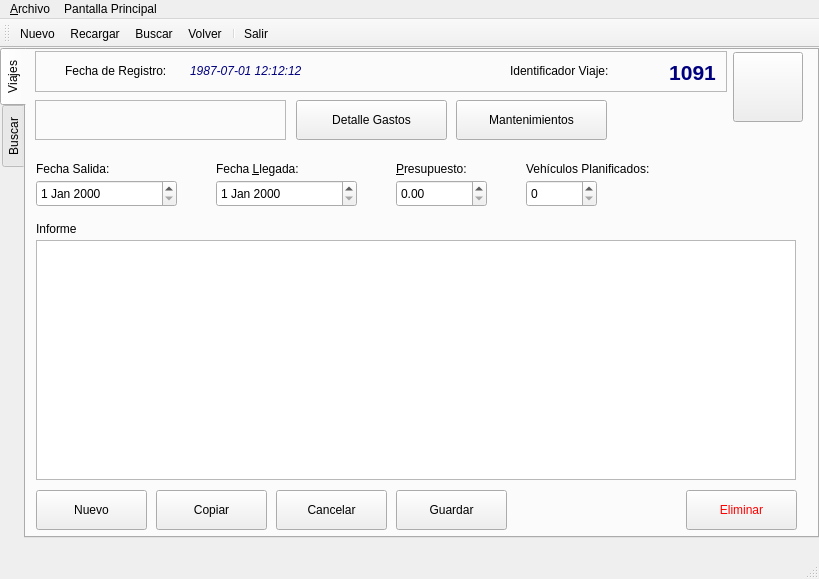
<?xml version="1.0" encoding="UTF-8"?>
<ui version="4.0">
 <class>frmViaje</class>
 <widget class="QMainWindow" name="frmViaje">
  <property name="geometry">
   <rect>
    <x>0</x>
    <y>0</y>
    <width>819</width>
    <height>579</height>
   </rect>
  </property>
  <property name="acceptDrops">
   <bool>true</bool>
  </property>
  <property name="windowTitle">
   <string>Viajes Mantenimientos</string>
  </property>
  <property name="windowIcon">
   <iconset resource="polaris.qrc">
    <normaloff>:/Icons/icons/gear.png</normaloff>:/Icons/icons/gear.png</iconset>
  </property>
  <property name="documentMode">
   <bool>false</bool>
  </property>
  <property name="tabShape">
   <enum>QTabWidget::Rounded</enum>
  </property>
  <widget class="QWidget" name="centralwidget">
   <widget class="QTabWidget" name="tab_viaje">
    <property name="geometry">
     <rect>
      <x>0</x>
      <y>0</y>
      <width>819</width>
      <height>490</height>
     </rect>
    </property>
    <property name="toolTip">
     <string notr="true"/>
    </property>
    <property name="styleSheet">
     <string notr="true"/>
    </property>
    <property name="tabPosition">
     <enum>QTabWidget::West</enum>
    </property>
    <property name="currentIndex">
     <number>0</number>
    </property>
    <property name="iconSize">
     <size>
      <width>16</width>
      <height>16</height>
     </size>
    </property>
    <property name="documentMode">
     <bool>false</bool>
    </property>
    <property name="tabsClosable">
     <bool>false</bool>
    </property>
    <property name="movable">
     <bool>true</bool>
    </property>
    <widget class="QWidget" name="tab_formulario">
     <attribute name="icon">
      <iconset>
       <normalon>:/Icons/icons/flag_black.png</normalon>
      </iconset>
     </attribute>
     <attribute name="title">
      <string>Viajes</string>
     </attribute>
     <widget class="QFrame" name="frame">
      <property name="geometry">
       <rect>
        <x>9</x>
        <y>1</y>
        <width>692</width>
        <height>41</height>
       </rect>
      </property>
      <property name="frameShape">
       <enum>QFrame::StyledPanel</enum>
      </property>
      <property name="frameShadow">
       <enum>QFrame::Raised</enum>
      </property>
      <widget class="QLabel" name="lbl_id_viajea">
       <property name="geometry">
        <rect>
         <x>475</x>
         <y>10</y>
         <width>141</width>
         <height>20</height>
        </rect>
       </property>
       <property name="text">
        <string>Identificador Viaje:</string>
       </property>
      </widget>
      <widget class="QLabel" name="lbl_id_viajeb">
       <property name="geometry">
        <rect>
         <x>612</x>
         <y>6</y>
         <width>91</width>
         <height>31</height>
        </rect>
       </property>
       <property name="toolTip">
        <string>Identificador del Viaje</string>
       </property>
       <property name="text">
        <string>&lt;html&gt;&lt;head/&gt;&lt;body&gt;&lt;p align=&quot;center&quot;&gt;&lt;span style=&quot; font-size:16pt; font-weight:600; color:#00007f;&quot;&gt;1091&lt;/span&gt;&lt;/p&gt;&lt;/body&gt;&lt;/html&gt;</string>
       </property>
      </widget>
      <widget class="QLabel" name="lbl_fecha_registroa">
       <property name="geometry">
        <rect>
         <x>30</x>
         <y>10</y>
         <width>131</width>
         <height>20</height>
        </rect>
       </property>
       <property name="text">
        <string>Fecha de Registro:</string>
       </property>
      </widget>
      <widget class="QLabel" name="lbl_fecha_registrob">
       <property name="geometry">
        <rect>
         <x>155</x>
         <y>10</y>
         <width>151</width>
         <height>20</height>
        </rect>
       </property>
       <property name="toolTip">
        <string>Fecha de Registro en el sistema</string>
       </property>
       <property name="text">
        <string>&lt;html&gt;&lt;head/&gt;&lt;body&gt;&lt;p&gt;&lt;span style=&quot; font-style:italic; color:#00007f;&quot;&gt;1987-07-01 12:12:12&lt;/span&gt;&lt;/p&gt;&lt;/body&gt;&lt;/html&gt;</string>
       </property>
      </widget>
     </widget>
     <widget class="QLabel" name="lbl_fecha_salida">
      <property name="geometry">
       <rect>
        <x>10</x>
        <y>110</y>
        <width>91</width>
        <height>17</height>
       </rect>
      </property>
      <property name="text">
       <string>Fecha Salida:</string>
      </property>
      <property name="buddy">
       <cstring>cmb_fecha_salida</cstring>
      </property>
     </widget>
     <widget class="QLabel" name="lbl_fecha_llegada">
      <property name="geometry">
       <rect>
        <x>190</x>
        <y>110</y>
        <width>101</width>
        <height>17</height>
       </rect>
      </property>
      <property name="text">
       <string>Fecha &amp;Llegada:</string>
      </property>
      <property name="buddy">
       <cstring>cmb_fecha_llegada</cstring>
      </property>
     </widget>
     <widget class="QDateEdit" name="cmb_fecha_salida">
      <property name="geometry">
       <rect>
        <x>10</x>
        <y>130</y>
        <width>141</width>
        <height>27</height>
       </rect>
      </property>
     </widget>
     <widget class="QDateEdit" name="cmb_fecha_llegada">
      <property name="geometry">
       <rect>
        <x>190</x>
        <y>130</y>
        <width>141</width>
        <height>27</height>
       </rect>
      </property>
     </widget>
     <widget class="QLabel" name="lbl_vehi_planif">
      <property name="geometry">
       <rect>
        <x>500</x>
        <y>110</y>
        <width>171</width>
        <height>17</height>
       </rect>
      </property>
      <property name="text">
       <string>Vehículos Planificados:</string>
      </property>
      <property name="buddy">
       <cstring>cmb_vehiculos_planificados</cstring>
      </property>
     </widget>
     <widget class="QSpinBox" name="cmb_vehiculos_planificados">
      <property name="geometry">
       <rect>
        <x>500</x>
        <y>130</y>
        <width>71</width>
        <height>27</height>
       </rect>
      </property>
      <property name="maximum">
       <number>99</number>
      </property>
     </widget>
     <widget class="QDoubleSpinBox" name="cmb_presupuesto">
      <property name="geometry">
       <rect>
        <x>370</x>
        <y>130</y>
        <width>91</width>
        <height>27</height>
       </rect>
      </property>
      <property name="maximum">
       <double>999.990000000000009</double>
      </property>
     </widget>
     <widget class="QLabel" name="lbl_presupuesto">
      <property name="geometry">
       <rect>
        <x>370</x>
        <y>110</y>
        <width>101</width>
        <height>17</height>
       </rect>
      </property>
      <property name="text">
       <string>&amp;Presupuesto:</string>
      </property>
      <property name="buddy">
       <cstring>cmb_presupuesto</cstring>
      </property>
     </widget>
     <widget class="QLabel" name="lbl_informea">
      <property name="geometry">
       <rect>
        <x>10</x>
        <y>170</y>
        <width>101</width>
        <height>17</height>
       </rect>
      </property>
      <property name="text">
       <string>Informe</string>
      </property>
     </widget>
     <widget class="QPushButton" name="btn_guardar">
      <property name="geometry">
       <rect>
        <x>370</x>
        <y>440</y>
        <width>111</width>
        <height>40</height>
       </rect>
      </property>
      <property name="text">
       <string>Guardar</string>
      </property>
      <property name="icon">
       <iconset resource="polaris.qrc">
        <normaloff>:/Icons/icons/filesave.png</normaloff>:/Icons/icons/filesave.png</iconset>
      </property>
     </widget>
     <widget class="QPushButton" name="btn_cancelar">
      <property name="geometry">
       <rect>
        <x>250</x>
        <y>440</y>
        <width>111</width>
        <height>40</height>
       </rect>
      </property>
      <property name="text">
       <string>Cancelar</string>
      </property>
      <property name="icon">
       <iconset>
        <normaloff>:/Icons/icons/button_cancel.png</normaloff>
        <normalon>:/Icons/icons/mail_delete.png</normalon>:/Icons/icons/button_cancel.png</iconset>
      </property>
     </widget>
     <widget class="QPushButton" name="btn_copiar">
      <property name="geometry">
       <rect>
        <x>130</x>
        <y>440</y>
        <width>111</width>
        <height>40</height>
       </rect>
      </property>
      <property name="text">
       <string>Copiar</string>
      </property>
      <property name="icon">
       <iconset>
        <normaloff>:/Icons/icons/document_multiple.png</normaloff>
        <normalon>:/Icons/icons/editpaste.png</normalon>:/Icons/icons/document_multiple.png</iconset>
      </property>
     </widget>
     <widget class="QPushButton" name="btn_nuevo">
      <property name="geometry">
       <rect>
        <x>10</x>
        <y>440</y>
        <width>111</width>
        <height>40</height>
       </rect>
      </property>
      <property name="text">
       <string>Nuevo</string>
      </property>
      <property name="icon">
       <iconset>
        <normalon>:/Icons/icons/filenew.png</normalon>
       </iconset>
      </property>
     </widget>
     <widget class="QTextEdit" name="rtxt_informe">
      <property name="geometry">
       <rect>
        <x>10</x>
        <y>190</y>
        <width>760</width>
        <height>240</height>
       </rect>
      </property>
      <property name="toolTip">
       <string>Contenido del Informe,
elaborado por la persona 
que realiza el viaje</string>
      </property>
     </widget>
     <widget class="QPushButton" name="btn_home">
      <property name="geometry">
       <rect>
        <x>707</x>
        <y>2</y>
        <width>70</width>
        <height>70</height>
       </rect>
      </property>
      <property name="toolTip">
       <string>Regreasar al Panel de Control</string>
      </property>
      <property name="text">
       <string/>
      </property>
      <property name="icon">
       <iconset>
        <normalon>:/Icons/icons/folder_home2.png</normalon>
       </iconset>
      </property>
      <property name="iconSize">
       <size>
        <width>56</width>
        <height>56</height>
       </size>
      </property>
     </widget>
     <widget class="QPushButton" name="btn_primero">
      <property name="geometry">
       <rect>
        <x>17</x>
        <y>50</y>
        <width>41</width>
        <height>41</height>
       </rect>
      </property>
      <property name="toolTip">
       <string comment="Primer Registro">&lt;html&gt;&lt;head/&gt;&lt;body&gt;&lt;p&gt;Primer Registro&lt;/p&gt;&lt;/body&gt;&lt;/html&gt;</string>
      </property>
      <property name="text">
       <string/>
      </property>
      <property name="icon">
       <iconset>
        <normalon>:/Icons/icons/start.png</normalon>
       </iconset>
      </property>
      <property name="iconSize">
       <size>
        <width>32</width>
        <height>32</height>
       </size>
      </property>
      <property name="autoDefault">
       <bool>false</bool>
      </property>
      <property name="default">
       <bool>false</bool>
      </property>
      <property name="flat">
       <bool>true</bool>
      </property>
     </widget>
     <widget class="QPushButton" name="btn_anterior">
      <property name="geometry">
       <rect>
        <x>67</x>
        <y>50</y>
        <width>41</width>
        <height>41</height>
       </rect>
      </property>
      <property name="toolTip">
       <string>&lt;html&gt;&lt;head/&gt;&lt;body&gt;&lt;p&gt;Registro Anterior&lt;/p&gt;&lt;/body&gt;&lt;/html&gt;</string>
      </property>
      <property name="text">
       <string/>
      </property>
      <property name="icon">
       <iconset>
        <normalon>:/Icons/icons/previous.png</normalon>
       </iconset>
      </property>
      <property name="iconSize">
       <size>
        <width>32</width>
        <height>32</height>
       </size>
      </property>
      <property name="autoDefault">
       <bool>false</bool>
      </property>
      <property name="default">
       <bool>false</bool>
      </property>
      <property name="flat">
       <bool>true</bool>
      </property>
     </widget>
     <widget class="QPushButton" name="btn_siguiente">
      <property name="geometry">
       <rect>
        <x>157</x>
        <y>50</y>
        <width>41</width>
        <height>41</height>
       </rect>
      </property>
      <property name="toolTip">
       <string>&lt;html&gt;&lt;head/&gt;&lt;body&gt;&lt;p&gt;Siguiente Registro&lt;/p&gt;&lt;/body&gt;&lt;/html&gt;</string>
      </property>
      <property name="text">
       <string/>
      </property>
      <property name="icon">
       <iconset>
        <normalon>:/Icons/icons/forward.png</normalon>
       </iconset>
      </property>
      <property name="iconSize">
       <size>
        <width>32</width>
        <height>32</height>
       </size>
      </property>
      <property name="autoDefault">
       <bool>false</bool>
      </property>
      <property name="default">
       <bool>false</bool>
      </property>
      <property name="flat">
       <bool>true</bool>
      </property>
     </widget>
     <widget class="QPushButton" name="btn_ultimo">
      <property name="geometry">
       <rect>
        <x>207</x>
        <y>50</y>
        <width>41</width>
        <height>41</height>
       </rect>
      </property>
      <property name="toolTip">
       <string>Último Registro</string>
      </property>
      <property name="text">
       <string/>
      </property>
      <property name="icon">
       <iconset>
        <normalon>:/Icons/icons/finish.png</normalon>
       </iconset>
      </property>
      <property name="iconSize">
       <size>
        <width>32</width>
        <height>32</height>
       </size>
      </property>
      <property name="autoDefault">
       <bool>false</bool>
      </property>
      <property name="default">
       <bool>false</bool>
      </property>
      <property name="flat">
       <bool>true</bool>
      </property>
     </widget>
     <widget class="QPushButton" name="btn_recargar">
      <property name="geometry">
       <rect>
        <x>117</x>
        <y>50</y>
        <width>41</width>
        <height>41</height>
       </rect>
      </property>
      <property name="toolTip">
       <string>Recargar</string>
      </property>
      <property name="text">
       <string/>
      </property>
      <property name="icon">
       <iconset>
        <normalon>:/Icons/icons/reload.png</normalon>
       </iconset>
      </property>
      <property name="iconSize">
       <size>
        <width>40</width>
        <height>40</height>
       </size>
      </property>
      <property name="autoDefault">
       <bool>false</bool>
      </property>
      <property name="default">
       <bool>false</bool>
      </property>
      <property name="flat">
       <bool>true</bool>
      </property>
     </widget>
     <widget class="QFrame" name="frame_2">
      <property name="geometry">
       <rect>
        <x>9</x>
        <y>50</y>
        <width>251</width>
        <height>40</height>
       </rect>
      </property>
      <property name="frameShape">
       <enum>QFrame::StyledPanel</enum>
      </property>
      <property name="frameShadow">
       <enum>QFrame::Raised</enum>
      </property>
     </widget>
     <widget class="QPushButton" name="btn_detalle_gastos">
      <property name="geometry">
       <rect>
        <x>270</x>
        <y>50</y>
        <width>151</width>
        <height>40</height>
       </rect>
      </property>
      <property name="toolTip">
       <string>Ver detalle de gastos</string>
      </property>
      <property name="text">
       <string>Detalle Gastos</string>
      </property>
      <property name="icon">
       <iconset resource="polaris.qrc">
        <normaloff>:/Icons/icons/view_pim_tasks.png</normaloff>
        <normalon>:/Icons/icons/view_pim_tasks.png</normalon>:/Icons/icons/view_pim_tasks.png</iconset>
      </property>
     </widget>
     <widget class="QPushButton" name="btn_eliminar">
      <property name="geometry">
       <rect>
        <x>660</x>
        <y>440</y>
        <width>111</width>
        <height>40</height>
       </rect>
      </property>
      <property name="styleSheet">
       <string notr="true">color: rgb(255, 0, 0);

</string>
      </property>
      <property name="text">
       <string>Eliminar</string>
      </property>
      <property name="icon">
       <iconset>
        <normaloff>:/Icons/icons/button_cancel.png</normaloff>
        <normalon>:/Icons/icons/user_trash.png</normalon>:/Icons/icons/button_cancel.png</iconset>
      </property>
     </widget>
     <widget class="QPushButton" name="btn_mantenimientos">
      <property name="geometry">
       <rect>
        <x>430</x>
        <y>50</y>
        <width>151</width>
        <height>40</height>
       </rect>
      </property>
      <property name="toolTip">
       <string>Ver mantenimientos realizados</string>
      </property>
      <property name="text">
       <string>Mantenimientos</string>
      </property>
      <property name="icon">
       <iconset resource="polaris.qrc">
        <normaloff>:/Icons/icons/polaris.png</normaloff>:/Icons/icons/polaris.png</iconset>
      </property>
      <property name="iconSize">
       <size>
        <width>20</width>
        <height>20</height>
       </size>
      </property>
     </widget>
     <zorder>frame_2</zorder>
     <zorder>frame</zorder>
     <zorder>lbl_fecha_salida</zorder>
     <zorder>lbl_fecha_llegada</zorder>
     <zorder>cmb_fecha_salida</zorder>
     <zorder>cmb_fecha_llegada</zorder>
     <zorder>lbl_vehi_planif</zorder>
     <zorder>cmb_vehiculos_planificados</zorder>
     <zorder>cmb_presupuesto</zorder>
     <zorder>lbl_presupuesto</zorder>
     <zorder>lbl_informea</zorder>
     <zorder>btn_guardar</zorder>
     <zorder>btn_cancelar</zorder>
     <zorder>btn_copiar</zorder>
     <zorder>btn_nuevo</zorder>
     <zorder>rtxt_informe</zorder>
     <zorder>btn_home</zorder>
     <zorder>btn_primero</zorder>
     <zorder>btn_anterior</zorder>
     <zorder>btn_siguiente</zorder>
     <zorder>btn_ultimo</zorder>
     <zorder>btn_recargar</zorder>
     <zorder>btn_detalle_gastos</zorder>
     <zorder>btn_eliminar</zorder>
     <zorder>btn_mantenimientos</zorder>
    </widget>
    <widget class="QWidget" name="tab_buscar">
     <attribute name="icon">
      <iconset>
       <normalon>:/Icons/icons/find.png</normalon>
      </iconset>
     </attribute>
     <attribute name="title">
      <string>Buscar</string>
     </attribute>
     <widget class="QTableWidget" name="tbl_resultados">
      <property name="geometry">
       <rect>
        <x>7</x>
        <y>70</y>
        <width>767</width>
        <height>360</height>
       </rect>
      </property>
      <property name="toolTip">
       <string>Resultados Búsqueda</string>
      </property>
     </widget>
     <widget class="QLineEdit" name="txt_criterio">
      <property name="geometry">
       <rect>
        <x>349</x>
        <y>30</y>
        <width>301</width>
        <height>27</height>
       </rect>
      </property>
      <property name="toolTip">
       <string>Ingrese un criterio de búsqueda basado en el operador</string>
      </property>
     </widget>
     <widget class="QComboBox" name="cmb_columna">
      <property name="geometry">
       <rect>
        <x>7</x>
        <y>30</y>
        <width>171</width>
        <height>27</height>
       </rect>
      </property>
      <property name="toolTip">
       <string>Seleccione una columna por la que desea buscar</string>
      </property>
     </widget>
     <widget class="QComboBox" name="cmb_operador">
      <property name="geometry">
       <rect>
        <x>189</x>
        <y>30</y>
        <width>149</width>
        <height>27</height>
       </rect>
      </property>
      <item>
       <property name="text">
        <string>Es Igual a...</string>
       </property>
      </item>
      <item>
       <property name="text">
        <string>Contiene...</string>
       </property>
      </item>
      <item>
       <property name="text">
        <string>Empieza Con...</string>
       </property>
      </item>
      <item>
       <property name="text">
        <string>Termina en...</string>
       </property>
      </item>
      <item>
       <property name="text">
        <string>No tiene...</string>
       </property>
      </item>
      <item>
       <property name="text">
        <string>Diferente de...</string>
       </property>
      </item>
     </widget>
     <widget class="QLabel" name="label_9">
      <property name="geometry">
       <rect>
        <x>9</x>
        <y>10</y>
        <width>93</width>
        <height>17</height>
       </rect>
      </property>
      <property name="text">
       <string>Columna:</string>
      </property>
     </widget>
     <widget class="QLabel" name="label_10">
      <property name="geometry">
       <rect>
        <x>192</x>
        <y>10</y>
        <width>79</width>
        <height>17</height>
       </rect>
      </property>
      <property name="text">
       <string>Operador:</string>
      </property>
     </widget>
     <widget class="QLabel" name="label_11">
      <property name="geometry">
       <rect>
        <x>351</x>
        <y>10</y>
        <width>101</width>
        <height>17</height>
       </rect>
      </property>
      <property name="text">
       <string>Criterio:</string>
      </property>
     </widget>
     <widget class="QPushButton" name="btn_buscar">
      <property name="geometry">
       <rect>
        <x>660</x>
        <y>20</y>
        <width>111</width>
        <height>40</height>
       </rect>
      </property>
      <property name="text">
       <string>Buscar</string>
      </property>
      <property name="icon">
       <iconset>
        <normalon>:/Icons/icons/kfind.png</normalon>
       </iconset>
      </property>
     </widget>
     <widget class="QPushButton" name="btn_monstrar">
      <property name="geometry">
       <rect>
        <x>533</x>
        <y>440</y>
        <width>240</width>
        <height>40</height>
       </rect>
      </property>
      <property name="text">
       <string>Mostrar</string>
      </property>
      <property name="icon">
       <iconset>
        <normalon>:/Icons/icons/apply.png</normalon>
       </iconset>
      </property>
     </widget>
    </widget>
   </widget>
  </widget>
  <widget class="QMenuBar" name="menubar">
   <property name="geometry">
    <rect>
     <x>0</x>
     <y>0</y>
     <width>819</width>
     <height>21</height>
    </rect>
   </property>
   <property name="nativeMenuBar">
    <bool>true</bool>
   </property>
   <widget class="QMenu" name="menuArchivo">
    <property name="title">
     <string>&amp;Archivo</string>
    </property>
    <addaction name="actionNuevo"/>
    <addaction name="actionRecargar"/>
    <addaction name="action_Buscar"/>
    <addaction name="separator"/>
    <addaction name="action_Salir"/>
    <addaction name="separator"/>
   </widget>
   <widget class="QMenu" name="menuPantalla_Principal">
    <property name="title">
     <string>Pantalla Principal</string>
    </property>
    <addaction name="action_Volver"/>
   </widget>
   <addaction name="menuArchivo"/>
   <addaction name="menuPantalla_Principal"/>
  </widget>
  <widget class="QStatusBar" name="statusbar"/>
  <widget class="QToolBar" name="toolBar">
   <property name="windowTitle">
    <string>toolBar</string>
   </property>
   <attribute name="toolBarArea">
    <enum>TopToolBarArea</enum>
   </attribute>
   <attribute name="toolBarBreak">
    <bool>false</bool>
   </attribute>
   <addaction name="actionNuevo"/>
   <addaction name="actionRecargar"/>
   <addaction name="action_Buscar"/>
   <addaction name="action_Volver"/>
   <addaction name="separator"/>
   <addaction name="action_Salir"/>
  </widget>
  <action name="actionNuevo">
   <property name="icon">
    <iconset>
     <normalon>:/Icons/icons/accessories_text_editor.png</normalon>
    </iconset>
   </property>
   <property name="text">
    <string>&amp;Nuevo</string>
   </property>
   <property name="toolTip">
    <string>Nuevo</string>
   </property>
   <property name="shortcut">
    <string>Ctrl+N</string>
   </property>
  </action>
  <action name="action_Salir">
   <property name="icon">
    <iconset>
     <normalon>:/Icons/icons/exit.png</normalon>
    </iconset>
   </property>
   <property name="text">
    <string>&amp;Salir</string>
   </property>
   <property name="toolTip">
    <string>Salir</string>
   </property>
   <property name="shortcut">
    <string>Ctrl+S</string>
   </property>
  </action>
  <action name="action_Buscar">
   <property name="icon">
    <iconset>
     <normalon>:/Icons/icons/kfind.png</normalon>
    </iconset>
   </property>
   <property name="text">
    <string>&amp;Buscar</string>
   </property>
   <property name="toolTip">
    <string>Buscar</string>
   </property>
   <property name="shortcut">
    <string>Ctrl+B</string>
   </property>
  </action>
  <action name="action_Volver">
   <property name="icon">
    <iconset>
     <normalon>:/Icons/icons/folder_home2.png</normalon>
    </iconset>
   </property>
   <property name="text">
    <string>&amp;Volver</string>
   </property>
   <property name="toolTip">
    <string>Panel de Control</string>
   </property>
   <property name="shortcut">
    <string>F10</string>
   </property>
  </action>
  <action name="actionRecargar">
   <property name="icon">
    <iconset>
     <normalon>:/Icons/icons/reload.png</normalon>
    </iconset>
   </property>
   <property name="text">
    <string>&amp;Recargar</string>
   </property>
   <property name="toolTip">
    <string>Recargar</string>
   </property>
   <property name="shortcut">
    <string>F5</string>
   </property>
  </action>
 </widget>
 <tabstops>
  <tabstop>tab_viaje</tabstop>
  <tabstop>cmb_fecha_salida</tabstop>
  <tabstop>cmb_fecha_llegada</tabstop>
  <tabstop>cmb_vehiculos_planificados</tabstop>
  <tabstop>cmb_presupuesto</tabstop>
 </tabstops>
 <resources>
  <include location="polaris.qrc"/>
 </resources>
 <connections/>
</ui>
